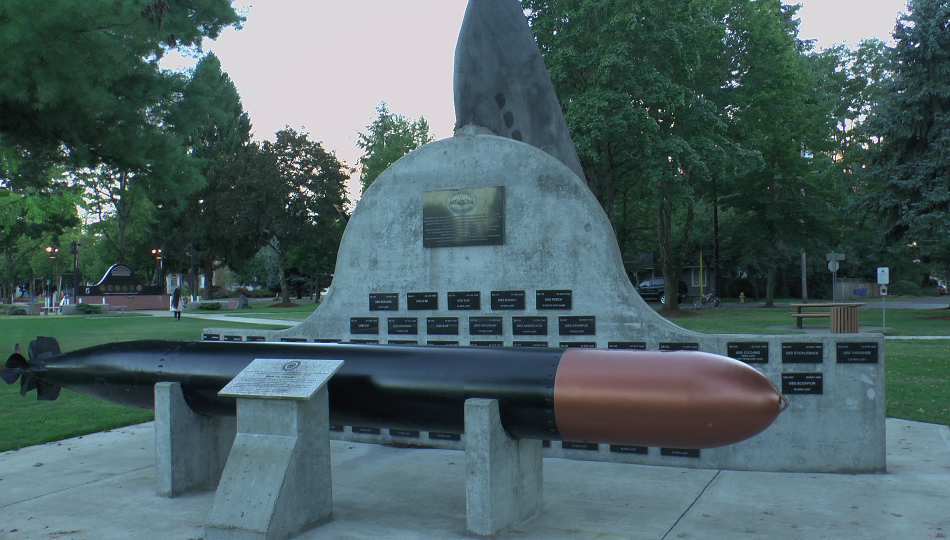
%> input picture StereoPanorama_MertEkici_Codes/Rectification_Disparity/MegaStereoDataset/11080086_l.PNG, 1900 x 1080 px (shown at 1/2 size)
$ octave image_rectification.m   (GNU Octave 9; MATLAB toolbox functions it lacks are replaced by stand-ins)
%> lines starting %> are read from the running program, lines starting %| are printed output that depends on the picture
clear all ; close all ; clc;

I1 = imread("11080086_l.PNG");
%> I1 is the input picture: size 1080x1900x3 uint8; mean R, G, B 75.9, 97.3, 99.3
I2 = imread("11080086_r.PNG");
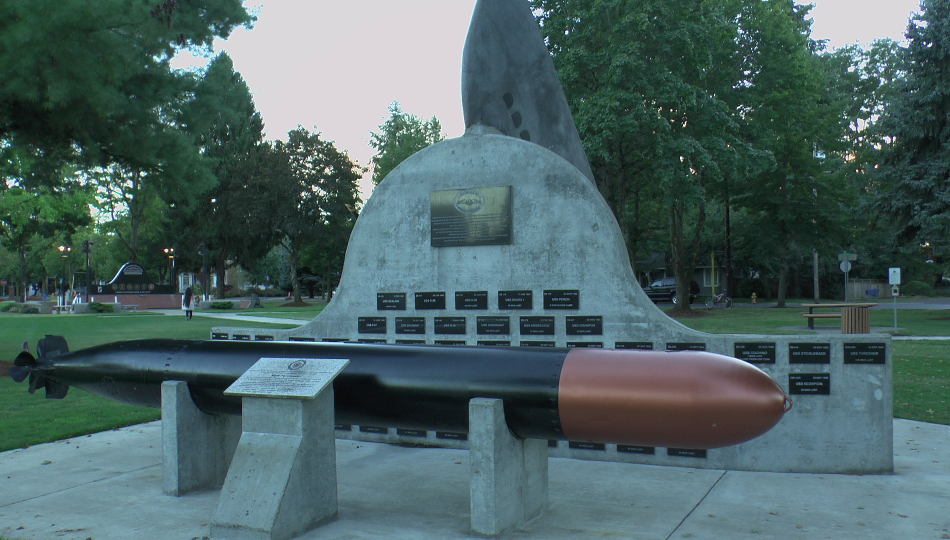
%> input picture StereoPanorama_MertEkici_Codes/Rectification_Disparity/MegaStereoDataset/11080086_r.PNG, 1900 x 1080 px (shown at 1/2 size)
%> I2 is the input picture: size 1080x1900x3 uint8; mean R, G, B 75.6, 99.3, 99.5

% Convert to grayscale.
I1gray = rgb2gray(I1);
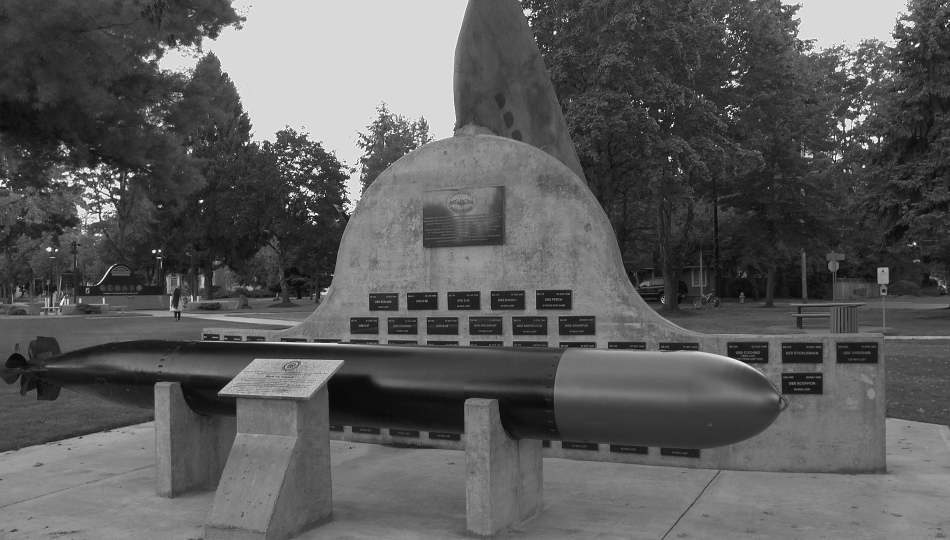
%> I1gray: size 1080x1900 uint8 (shown at 1/2 size); min 1, max 255, mean 91.1
I2gray = rgb2gray(I2);
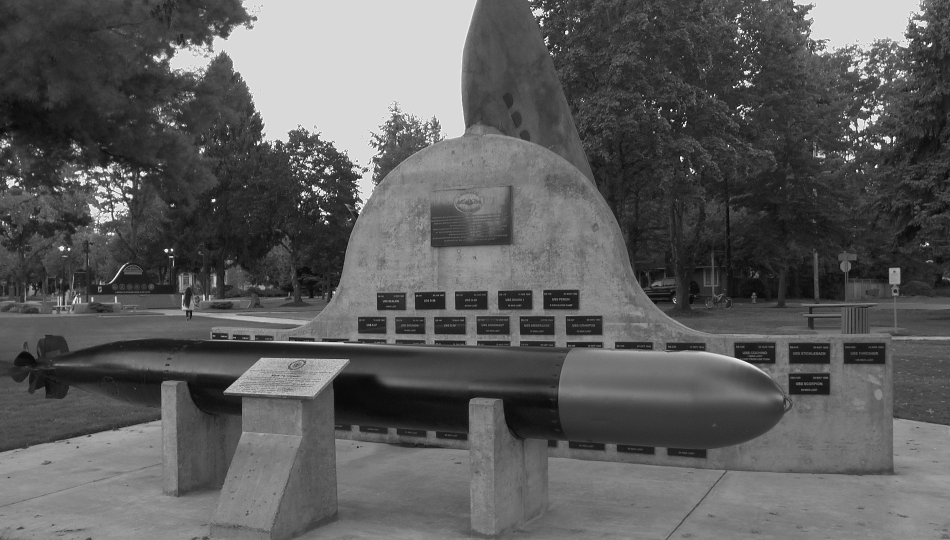
%> I2gray: size 1080x1900 uint8 (shown at 1/2 size); min 1, max 255, mean 92.2
figure;
imshowpair(I1, I2,"montage");
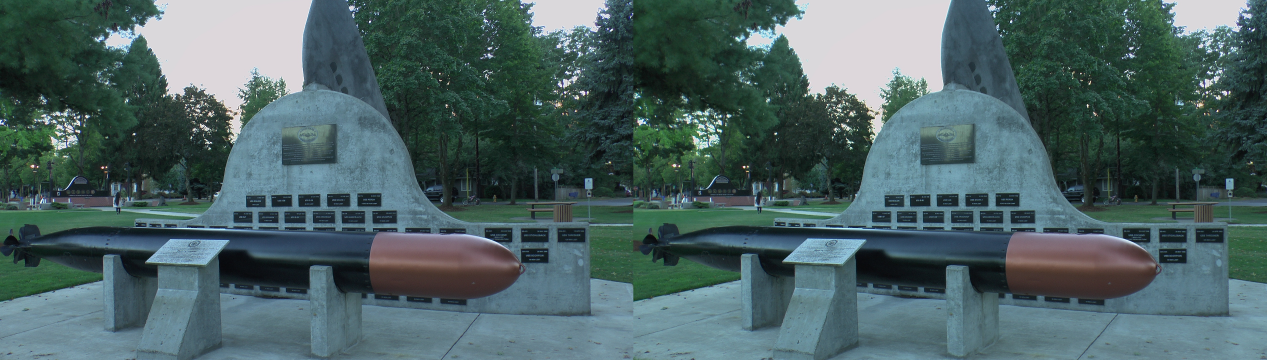
%> displayed picture: size 1080x3800x3, on the screen's scale of 0 to 255 (shown at 1/3 size); mean R, G, B 75.7, 98.3, 99.4
title("I1 (left); I2 (right)");
figure;
imshow(stereoAnaglyph(I1,I2));
%> (this line was passed over: stereoAnaglyph is not available in this run)
title("Composite Image (Red - Left Image, Cyan - Right Image)");
%> (the run ends here)
